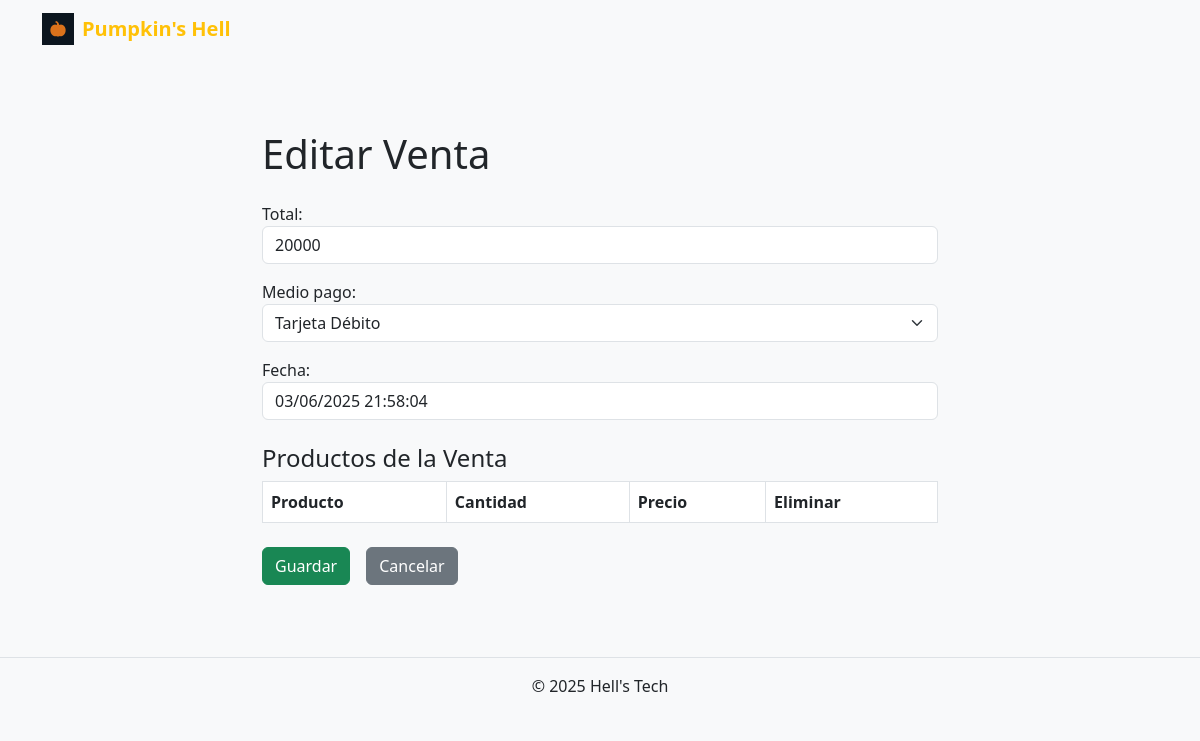
The page /ventas/8/editar/ on the database its author committed.
### ventas/models.py (models this page shows, shortened)
class Venta(models.Model):
    total = models.BigIntegerField(default=0)
    usuario = models.ForeignKey('auth.User', on_delete=models.CASCADE)
    fecha = models.DateTimeField(default=timezone.now)
    medio_pago = models.CharField(max_length=20, choices=[
        ("Crédito", "Tarjeta Crédito"),
        ("Débito", "Tarjeta Débito"),
        ("Efectivo", "Efectivo"),
    ])

### ventas/views.py (the view)
# urls.py: path('ventas/<int:pk>/editar/', VentaUpdateView.as_view(), name='venta_update'),
class VentaUpdateView(UpdateView):
    model = Venta
    fields = ['total', 'medio_pago', 'fecha']  # O los campos que necesites
    template_name = 'ventas/venta_form.html'   # O el que tú uses
    success_url = reverse_lazy('ventas_list')

### ventas/context_processors.py (called while the page is built)
def roles(request):
    ctx = {}
    user = request.user
    if user.is_authenticated:
        grupos = set(user.groups.values_list('name', flat=True))
        ctx['es_jefe']      = 'Jefe'      in grupos
        ctx['es_bodeguero'] = 'Bodeguero' in grupos
        ctx['es_cajero']    = 'Cajero'    in grupos
    return ctx

### ventas/templates/ventas/venta_form.html (shortened to what this page needs)
{% extends "base.html" %}
{% load widget_tweaks %}
{% block content %}
<div class="container py-4" style="max-width: 700px;">
  <h1 class="mb-4">{% if venta.pk %}Editar Venta{% else %}Nueva Venta{% endif %}</h1>
  <form method="post">
    <div class="mb-3">
      {{ form.total.label_tag }}
      {{ form.total|add_class:"form-control" }}
    </div>
    <div class="mb-3">
      {{ form.medio_pago.label_tag }}
      {{ form.medio_pago|add_class:"form-select" }}
    </div>
    <div class="mb-3">
      {{ form.fecha.label_tag }}
      {{ form.fecha|add_class:"form-control" }}
    </div>
    <h4 class="mt-4 mb-2">Productos de la Venta</h4>
    <table class="table table-bordered">
      <thead>
        <tr>
          <th>Producto</th>
          <th>Cantidad</th>
          <th>Precio</th>
          <th>Eliminar</th>
        </tr>
      </thead>
    </table>
    <div class="d-flex gap-3 mt-4">
      <button type="submit" class="btn btn-success">Guardar</button>
      <a href="{% url 'ventas_list' %}" class="btn btn-secondary">Cancelar</a>
    </div>
  </form>
</div>
{% endblock %}

### ventas/templates/base.html (style rules this page uses)
:root { --pos-orange: #ff8800; }

### rows shown on the page
Venta: total "20000", medio_pago "Tarjeta Débito", fecha "03/06/2025 21:58:04"
